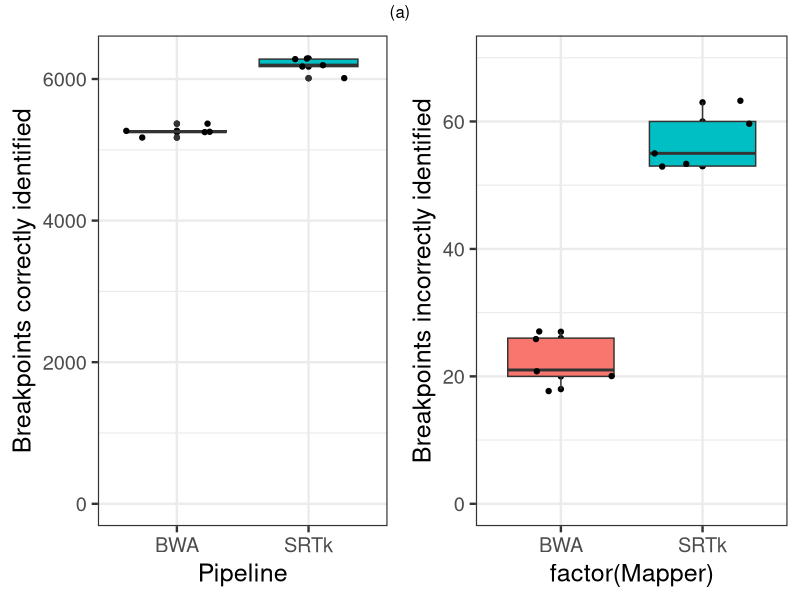
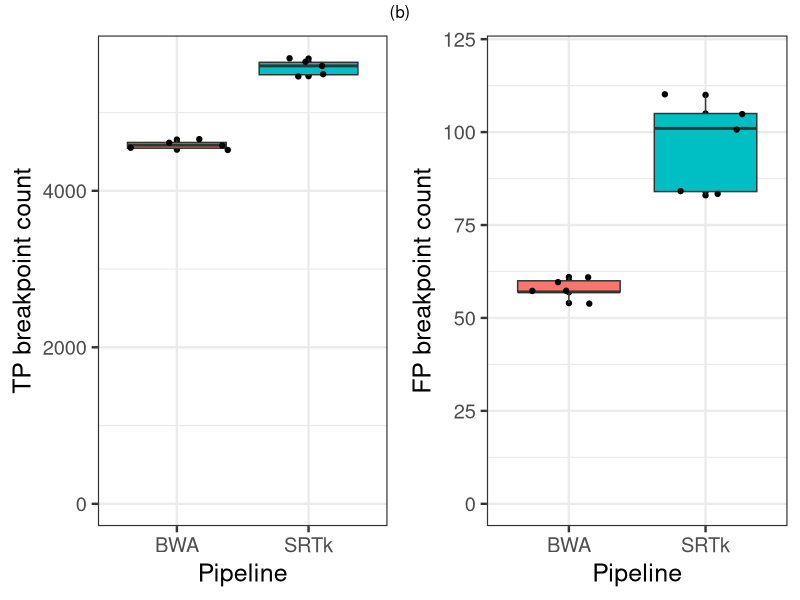

The R source for these figures, in order:
#!/usr/bin/Rscript

library(ggplot2)
library(grid)
library(gridExtra)

theme_set(theme_bw(base_size = 18))

# -----------------------------------------------------------------------------
png("random.png")

data = read.table("random.txt", header = T)
tp = subset(data, subset = data$Index == "TP")
fp = subset(data, subset = data$Index == "FP")

q1 = qplot(x = factor(Mapper), y = Value, data = tp)
q1 = q1 + geom_boxplot(aes(fill = factor(Mapper))) + ylim(0,6300) 
q1 = q1 + geom_jitter()
q1 = q1 + labs(x = "Pipeline", y = "Breakpoints correctly identified")
q1 = q1 + guides(fill=F)

q2 = qplot(x = factor(Mapper), y = Value, data = fp)
q2 = q2 + geom_boxplot(aes(fill = factor(Mapper))) + ylim(0,70)
q2 = q2 + geom_jitter()
q2 = q2 + labs(y = "Breakpoints incorrectly identified")
q2 = q2 + guides(fill=F)

grid.arrange(q1, q2, nrow = 1, ncol=2, top = "(a)")

dev.off()

# -----------------------------------------------------------------------------
theme_set(theme_bw(base_size = 18))

png("repeats.png")

data = read.table("repeats.txt", header = T)
tp = subset(data, subset = data$Index == "TP")
fp = subset(data, subset = data$Index == "FP")

q3 = qplot(x = factor(Mapper), y = Value, data = tp)
q3 = q3 + geom_boxplot(aes(fill = factor(Mapper))) + ylim(0,5700)
q3 = q3 + geom_jitter()
q3 = q3 + labs(x = "Pipeline", y = "TP breakpoint count")
q3 = q3 + guides(fill=F)

q4 = qplot(x = factor(Mapper), y = Value, data = fp)
q4 = q4 + geom_boxplot(aes(fill = factor(Mapper))) + ylim(0,120)
q4 = q4 + geom_jitter()
q4 = q4 + labs(x = "Pipeline", y = "FP breakpoint count")
q4 = q4 + guides(fill=F)

grid.arrange(q3, q4, nrow = 1, ncol=2, 
    top = "(b)")

dev.off()
